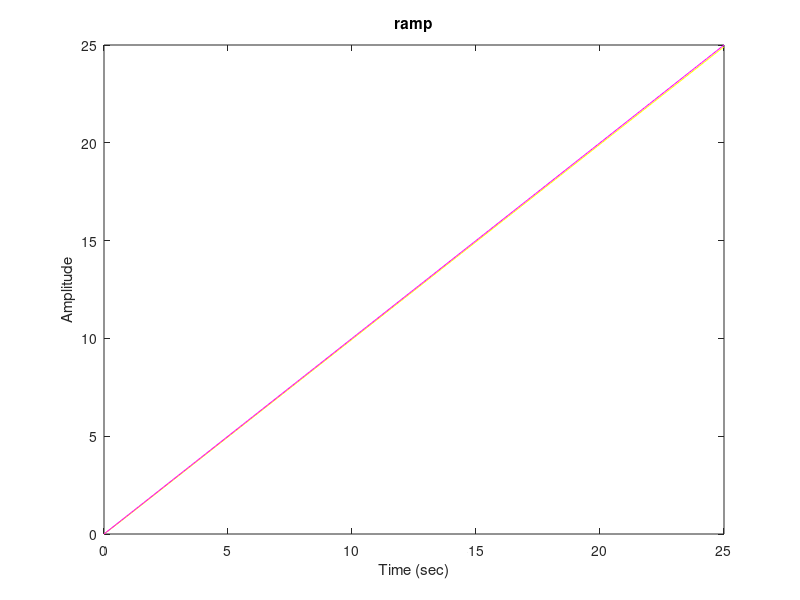

Source code (MATLAB):
s = tf('s');
G = 1/(s+0.1)*(s+4)*(s+10);
T = feedback(G,1);
t = 0:0.1:25;
u = t;
[y,t,x] = lsim(T,u,t);
plot(t,y,'y',t,u,'m')
xlabel('Time (sec)')
ylabel('Amplitude')
title('ramp')